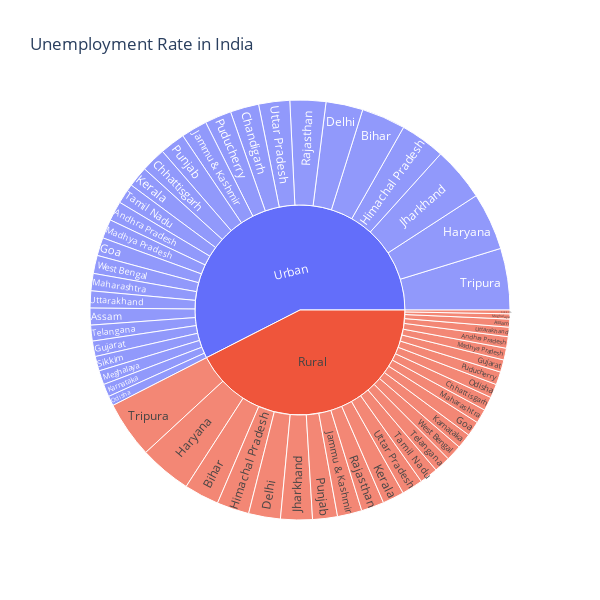

Notebook code for this chart:
### Markdown cell above
## Unemployment Rate of each state of India by Area using Sunburst plot

### Code cell
unemployment = df[["State", "Area", "Estimated Unemployment Rate"]]
figure = px.sunburst(unemployment, path=["Area", "State"], values = "Estimated Unemployment Rate", width = 600, height = 600, color_continuous_scale='RdGy', title="Unemployment Rate in India")
figure.show()

### Figure 1 — Plotly figure (JSON) as saved in the notebook; plotly's stock layout.template omitted (floating-point values rounded to 4 significant figures)
{"data": [{"branchvalues": "total", "domain": {"x": [0, 1], "y": [0, 1]}, "hovertemplate": "labels=%{label}<br>Estimated Unemployment Rate=%{value}<br>parent=%{parent}<br>id=%{id}<extra></extra>", "ids": ["Rural/Andhra Pradesh", "Urban/Andhra Pradesh", "Rural/Assam", "Urban/Assam", "Rural/Bihar", "Urban/Bihar", "Urban/Chandigarh", "Rural/Chhattisgarh", "Urban/Chhattisgarh", "Rural/Delhi", "Urban/Delhi", "Rural/Goa", "Urban/Goa", "Rural/Gujarat", "Urban/Gujarat", "Rural/Haryana", "Urban/Haryana", "Rural/Himachal Pradesh", "Urban/Himachal Pradesh", "Rural/Jammu & Kashmir", "Urban/Jammu & Kashmir", "Rural/Jharkhand", "Urban/Jharkhand", "Rural/Karnataka", "Urban/Karnataka", "Rural/Kerala", "Urban/Kerala", "Rural/Madhya Pradesh", "Urban/Madhya Pradesh", "Rural/Maharashtra", "Urban/Maharashtra", "Rural/Meghalaya", "Urban/Meghalaya", "Rural/Odisha", "Urban/Odisha", "Rural/Puducherry", "Urban/Puducherry", "Rural/Punjab", "Urban/Punjab", "Rural/Rajasthan", "Urban/Rajasthan", "Rural/Sikkim", "Urban/Sikkim", "Rural/Tamil Nadu", "Urban/Tamil Nadu", "Rural/Telangana", "Urban/Telangana", "Rural/Tripura", "Urban/Tripura", "Rural/Uttar Pradesh", "Urban/Uttar Pradesh", "Rural/Uttarakhand", "Urban/Uttarakhand", "Rural/West Bengal", "Urban/West Bengal", "Rural", "Urban"], "labels": ["Andhra Pradesh", "Andhra Pradesh", "Assam", "Assam", "Bihar", "Bihar", "Chandigarh", "Chhattisgarh", "Chhattisgarh", "Delhi", "Delhi", "Goa", "Goa", "Gujarat", "Gujarat", "Haryana", "Haryana", "Himachal Pradesh", "Himachal Pradesh", "Jammu & Kashmir", "Jammu & Kashmir", "Jharkhand", "Jharkhand", "Karnataka", "Karnataka", "Kerala", "Kerala", "Madhya Pradesh", "Madhya Pradesh", "Maharashtra", "Maharashtra", "Meghalaya", "Meghalaya", "Odisha", "Odisha", "Puducherry", "Puducherry", "Punjab", "Punjab", "Rajasthan", "Rajasthan", "Sikkim", "Sikkim", "Tamil Nadu", "Tamil Nadu", "Telangana", "Telangana", "Tripura", "Tripura", "Uttar Pradesh", "Uttar Pradesh", "Uttarakhand", "Uttarakhand", "West Bengal", "West Bengal", "Rural", "Urban"], "name": "", "parents": ["Rural", "Urban", "Rural", "Urban", "Rural", "Urban", "Urban", "Rural", "Urban", "Rural", "Urban", "Rural", "Urban", "Rural", "Urban", "Rural", "Urban", "Rural", "Urban", "Rural", "Urban", "Rural", "Urban", "Rural", "Urban", "Rural", "Urban", "Rural", "Urban", "Rural", "Urban", "Rural", "Urban", "Rural", "Urban", "Rural", "Urban", "Rural", "Urban", "Rural", "Urban", "Rural", "Urban", "Rural", "Urban", "Rural", "Urban", "Rural", "Urban", "Rural", "Urban", "Rural", "Urban", "Rural", "Urban", "", ""], "type": "sunburst", "values": [77.37, 132.0, 53.89, 113.2, 234.8, 294.9, 191.9, 92.8, 165.9, 213.6, 248.2, 100.7, 121.9, 82.84, 103.8, 350.2, 385.8, 217.1, 302.1, 164.5, 175.5, 213.1, 363.3, 101.1, 85.79, 144.8, 138.7, 79.15, 128.2, 95.34, 116.3, 34.65, 94.92, 92.58, 65.84, 87.16, 178.4, 166.9, 169.9, 153.0, 240.7, 25.4, 97.84, 122.9, 137.1, 110.1, 106.6, 380.3, 413.5, 142.9, 208.5, 63.47, 114.3, 106.0, 121.5, 3707.0, 5016.0]}], "layout": {"height": 600, "legend": {"tracegroupgap": 0}, "title": {"text": "Unemployment Rate in India"}, "width": 600}}
